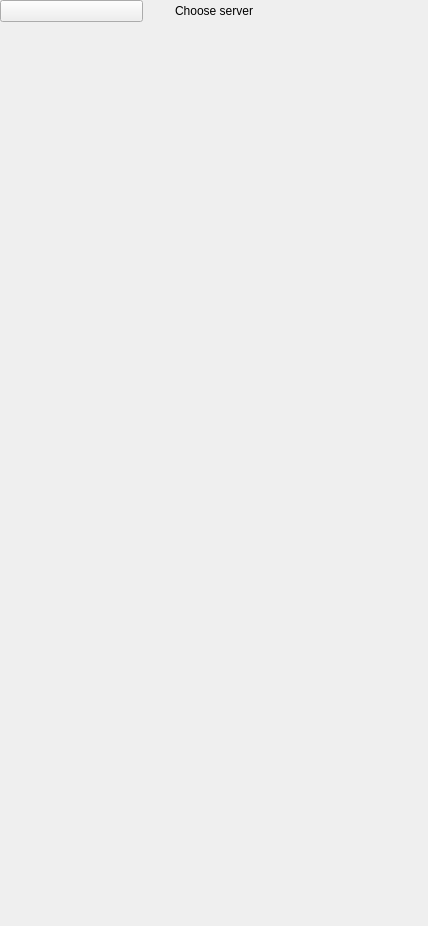
<?xml version="1.0" encoding="UTF-8"?>
<ui version="4.0">
 <class>ChooseServer</class>
 <widget class="QWidget" name="ChooseServer">
  <property name="geometry">
   <rect>
    <x>0</x>
    <y>0</y>
    <width>428</width>
    <height>926</height>
   </rect>
  </property>
  <property name="windowTitle">
   <string>Form</string>
  </property>
  <layout class="QVBoxLayout" name="verticalLayout">
   <property name="spacing">
    <number>0</number>
   </property>
   <property name="leftMargin">
    <number>0</number>
   </property>
   <property name="topMargin">
    <number>0</number>
   </property>
   <property name="rightMargin">
    <number>0</number>
   </property>
   <property name="bottomMargin">
    <number>0</number>
   </property>
   <item>
    <widget class="KelGuiWidget" name="Background">
     <property name="cssStyle">
      <string>backgroundcolor</string>
     </property>
     <layout class="QHBoxLayout" name="horizontalLayout_2">
      <property name="spacing">
       <number>0</number>
      </property>
      <property name="leftMargin">
       <number>0</number>
      </property>
      <property name="topMargin">
       <number>0</number>
      </property>
      <property name="rightMargin">
       <number>0</number>
      </property>
      <property name="bottomMargin">
       <number>0</number>
      </property>
      <item>
       <widget class="KelGuiWidget" name="MainWidget">
        <property name="cssStyle">
         <string>base-widget</string>
        </property>
        <layout class="QVBoxLayout" name="verticalLayout_2">
         <property name="spacing">
          <number>0</number>
         </property>
         <property name="leftMargin">
          <number>0</number>
         </property>
         <property name="topMargin">
          <number>0</number>
         </property>
         <property name="rightMargin">
          <number>0</number>
         </property>
         <property name="bottomMargin">
          <number>0</number>
         </property>
         <item>
          <widget class="KelGuiWidget" name="kelGuiWidget_2">
           <property name="cssStyle">
            <string>choser-top-spacer</string>
           </property>
          </widget>
         </item>
         <item>
          <layout class="QHBoxLayout" name="horizontalLayout">
           <item>
            <widget class="KelGuiPushButton" name="btnClose">
             <property name="style">
              <enum>KelGuiPushButton::Custom</enum>
             </property>
             <property name="custom">
              <url>
               <string>qrc:/gui/ui/asset/ic_close.png</string>
              </url>
             </property>
             <property name="customHover">
              <url>
               <string>qrc:/gui/ui/asset/ic_close.png</string>
              </url>
             </property>
             <property name="customPushed">
              <url>
               <string>qrc:/gui/ui/asset/ic_close.png</string>
              </url>
             </property>
             <property name="cssStyle" stdset="0">
              <string>cwb_close-btn</string>
             </property>
            </widget>
           </item>
           <item>
            <widget class="KelGuiLabel" name="label">
             <property name="text">
              <string>Choose server</string>
             </property>
             <property name="alignment">
              <set>Qt::AlignCenter</set>
             </property>
             <property name="cssStyle">
              <string>choser-title-text normalbold font24 darkblue lato</string>
             </property>
            </widget>
           </item>
           <item>
            <widget class="KelGuiWidget" name="kelGuiWidget">
             <property name="cssStyle">
              <string>cwb_close-btn</string>
             </property>
            </widget>
           </item>
          </layout>
         </item>
         <item>
          <widget class="KelGuiWidget" name="kelGuiWidget_3">
           <property name="cssStyle">
            <string>choser-top-content-spacer</string>
           </property>
          </widget>
         </item>
         <item>
          <widget class="ChooseServerModel" name="scrollArea">
           <property name="styleSheet">
            <string notr="true">background: rgba(0,0,0,0);</string>
           </property>
           <property name="widgetResizable">
            <bool>true</bool>
           </property>
           <widget class="QWidget" name="scrollAreaWidgetContents">
            <property name="geometry">
             <rect>
              <x>0</x>
              <y>0</y>
              <width>388</width>
              <height>784</height>
             </rect>
            </property>
           </widget>
          </widget>
         </item>
        </layout>
       </widget>
      </item>
     </layout>
    </widget>
   </item>
  </layout>
 </widget>
 <customwidgets>
  <customwidget>
   <class>KelGuiPushButton</class>
   <extends>QPushButton</extends>
   <header>kelguipushbutton.h</header>
  </customwidget>
  <customwidget>
   <class>KelGuiLabel</class>
   <extends>QLabel</extends>
   <header>kelguilabel.h</header>
  </customwidget>
  <customwidget>
   <class>KelGuiWidget</class>
   <extends>QWidget</extends>
   <header>kelguiwidget.h</header>
   <container>1</container>
  </customwidget>
  <customwidget>
   <class>ChooseServerModel</class>
   <extends>QScrollArea</extends>
   <header location="global">ui/model/chooseservermodel.h</header>
   <container>1</container>
  </customwidget>
 </customwidgets>
 <resources/>
 <connections/>
</ui>
